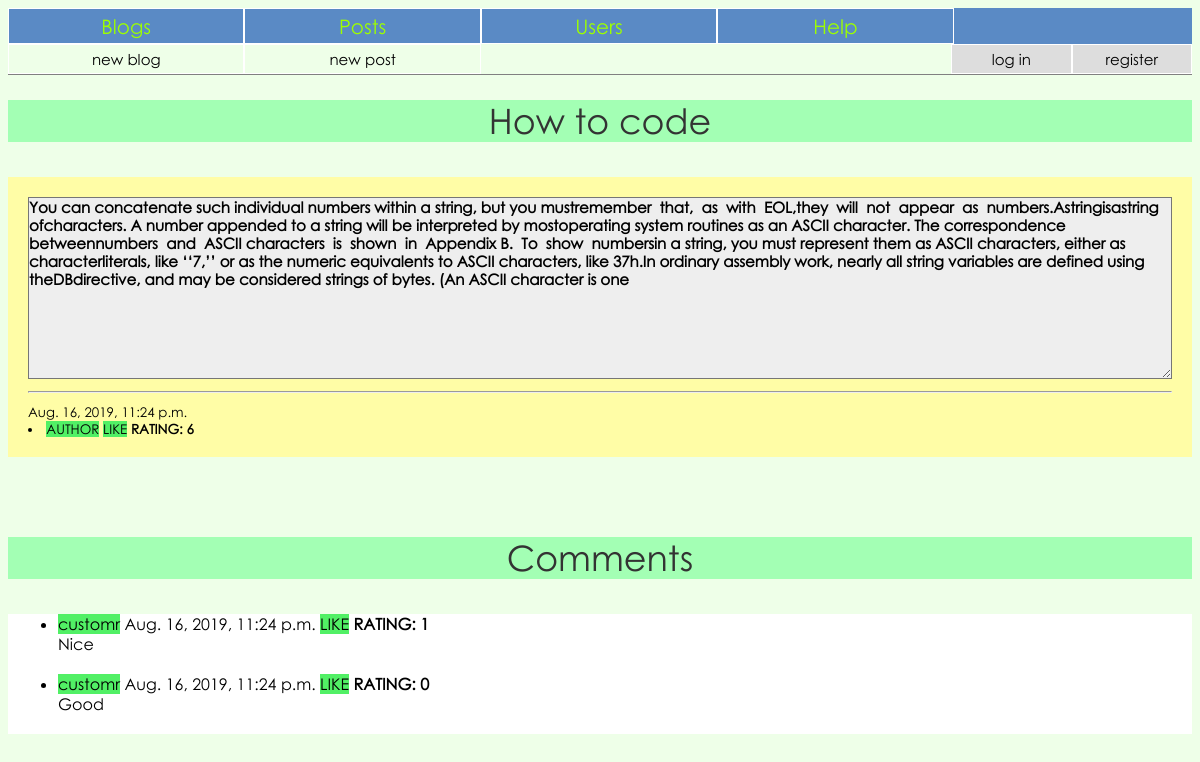
Before: /post/1/ with the older database file.
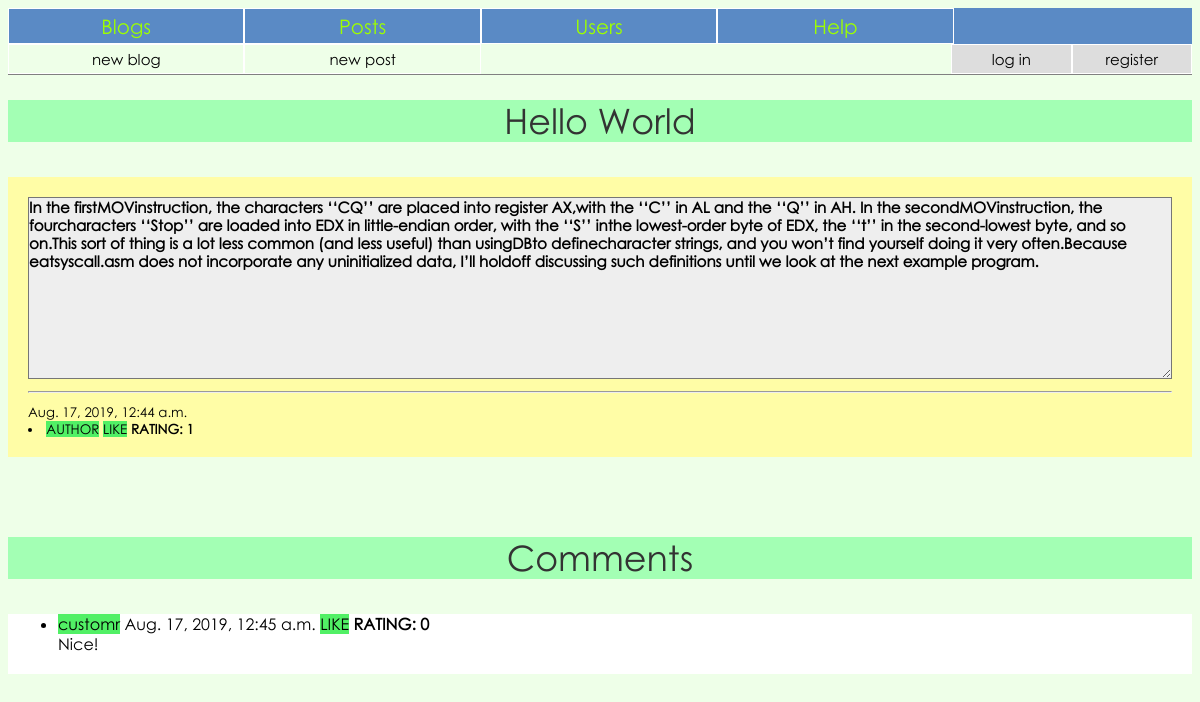
After: the same page with the newer database file.
### blog/models.py (models this page shows, shortened)
class Post(models.Model):
	blog = models.ForeignKey(Blog, on_delete=models.CASCADE, blank=True)
	author = models.ForeignKey(MyUser, on_delete=models.CASCADE, blank=True)
	topic = models.CharField('Topic', max_length=50, blank=True)
	title = models.CharField('Title', max_length=50, blank=True)
	text = models.TextField('Text', max_length=5000, blank=True)
	rating = models.IntegerField('Rating', default=0)
	date_published = models.DateTimeField('Date published', default=timezone.now, blank=True)
	liked_users = models.ManyToManyField(MyUser, default=None, related_name='liked_post')

class Comment(models.Model):
	author = models.ForeignKey(MyUser, on_delete=models.CASCADE, blank=True)
	post = models.ForeignKey(Post, on_delete=models.CASCADE, blank=True)
	text = models.TextField('Text', max_length=1000, blank=True)
	rating = models.IntegerField('Rating', default=0, blank=True)
	date_published = models.DateTimeField('Date published', default=timezone.now, blank=True)
	liked_users = models.ManyToManyField(MyUser, default=None, related_name='liked_comments')

class MyUser(AbstractBaseUser):
	username = models.CharField('username', max_length=50, unique=True)
	first_name = models.CharField('first name', max_length=50)
	last_name = models.CharField('last name', max_length=50)
	email = models.EmailField(
		verbose_name='email address',
		max_length=255,
		unique=True,
	)
	date_of_birth = models.DateField()
	is_active = models.BooleanField(default=True)
	is_admin = models.BooleanField(default=False)
	objects = MyUserManager()
	USERNAME_FIELD = 'username'
	EMAIL_FIELD = 'email'
	REQUIRED_FIELDS = ['first_name', 'last_name', 'email', 'date_of_birth']
	def __str__(self):
		return self.username

### blog/views.py (the view)
# urls.py: path('post/<int:post_id>/', views.post, name='post'),
def post(request, post_id):
	post = get_object_or_404(Post, pk=post_id)
	comments = post.comment_set.all()
	if request.method == 'POST':
		form = CommentForm(request.POST)
		if form.is_valid():
			comment = form.save(commit=False)
			comment.post = post
			comment.author = request.user
			comment.date_published = timezone.now()
			comment.save()
			return HttpResponseRedirect(reverse('blog:post', args=(comment.post.id, )))
	else:
		form = CommentForm()
		context = {
			'post': post,
			'comments': comments,
			'form': form
		}
		return render(request, 'blog/post_detail.html', context)

### blog/forms.py
class CommentForm(forms.ModelForm):
    text = forms.CharField(label='Leave comment:', max_length=1000,
        widget=forms.Textarea(attrs={'rows':'3', 'cols':'180'}))
    class Meta:
        model = Comment
        fields = ('text',)

### blog/templates/blog/post_detail.html (shortened to what this page needs)
{% extends 'blog/base.html' %}
{% block content %}
<p class='title'>{{ post.title }}</p>
<div id='post'>
	<textarea cols='180' rows='10' readonly='true'>{{ post.text }}</textarea>
	<hr>
	<small>
		{{ post.date_published }}
		<li>
			<a href="{% url 'blog:user' post.author.id %}">AUTHOR</a>
			{% if request.user not in post.liked_users.all %}
				<a href="{% url 'blog:like_post' post.id%}" class='like'>LIKE</a>
			{% else %}
				<a href="{% url 'blog:unlike_post' post.id%}" class='unlike'>UNLIKE</a>
			{% endif %}
			<b>RATING: {{ post.rating }}</b>
		</li>
	</small>
</div>
{% if comments %}
<p class='title'>Comments</p>
<div id='comment'>
	<ul>
		{% for comment in comments %}
			<li>
				<a href="{% url 'blog:user' comment.author.id %}">{{ comment.author }}</a>
				{{ comment.date_published }}
				{% if request.user not in comment.liked_users.all %}
					<a href="{% url 'blog:like_comment' comment.id %}" class='like'>LIKE</a>
				{% else %}
					<a href="{% url 'blog:unlike_comment' comment.id %}" class='unlike'>UNLIKE</a>
				{% endif %}
				<b>RATING: {{ comment.rating }}</b>
			</li>
			<div class="post">{{ comment.text }}</div>
			<br>
		{% endfor %}
	</ul>
</div>
{% endif %}
{% endblock content %}

### blog/templates/blog/base.html (shortened to what this page needs)
<!DOCTYPE html>
<html lang="en">
<head>
    {% load staticfiles %}
    <link rel="stylesheet" href="{% static 'blog/content/style.css' %}">
</head>
<header>
	<div class='nav'>
		<ul class='nav'>
		    <li class='nav'><a class='nav' href="{% url 'blog:index-page' %}">Blogs</a></li>
		    <li class='nav'><a class='nav' href="{% url 'blog:posts' %}">Posts</a></li>
		    <li class='nav'><a class='nav' href="{% url 'blog:users' %}">Users</a></li>
		    <li class='nav'><a class='nav' href="{% url 'blog:help' %}">Help</a></li>
		</ul>
	</div>
	<div class='actions'>
		<ul class='actions'>
			{% if not user.is_authenticated %}
				<li id='auth' class='actions'><a class='actions' href="{% url 'blog:register' %}">register</a></li>
				<li id='auth' class='actions'><a class='actions' href="{% url 'login' %}">log in</a></li>
			{% endif %}
			<li class='actions'><a class='actions' href="{% url 'blog:new_blog' %}">new blog</a></li>
			<li class='actions'><a class='actions' href="{% url 'blog:new_post' %}">new post</a></li>
		</ul>
	</div>
</header>
<body>
{% block content %}
{% endblock content %}
</body>
</html>

### blog/static/blog/content/style.css (style rules this page uses)
* { font-family: 'gothic' }
body { background: #eeffe8; }
textarea { font-weight: bold; box-sizing: border-box; font-size: 15px; width: 100%; overflow: hidden; padding: 0; outline: none; background-color: #eeeeee; }
a { outline: none; text-decoration: none; vertical-align: center; }
a:link { color: black; background: #51f065; }
a.nav { font-size: 20px; background: unset; text-decoration: none; list-style-type: none; overflow: hidden; }
ul.nav { top: 0; width: 100%; list-style-type: none; margin: 0; padding: 0; overflow: hidden; background-color: #5a8ac5; }
li.nav { width: 19.8%; float: left; text-align: center; border: solid 1px white; }
li.nav a { display: block; color: #9dff00; text-align: center; padding: 5px 70px; text-decoration: none; }
a.actions { font-size: 15px; background: unset; }
ul.actions { top: 0; width: 100%; list-style-type: none; margin: 0; padding: 0; overflow: hidden; background-color: unset; border-bottom: solid 1px gray; }
li.actions { width: 19.8%; float: left; text-align: center; border: solid 1px white; }
li.actions a { display: block; color: black; text-align: center; padding: 5px 0px; margin: 0px 0px; text-decoration: none; }
#auth { width: 10%; background-color: #ddd; float: right; }
#auth a { padding: 5px 10px; }
.title { margin-top: 25px; width: 100%; font-size: 35px; line-height: 1.2; background: #a3ffb4; color: #333; text-align: center; }
#comment { background: white; margin: 0; padding: 0; padding-left: 10px; padding-right: 20px; }
#post { background: #fffda6; margin-bottom: 80px; padding: 20px; }

Changed rows visible on the page:
no longer on this page (row edited): Comment: author "customr", date_published "Aug. 16, 2019, 11:24 p.m.", shows "LIKE", rating "0", text "Good"
changed Post: title "How to code" → "Hello World"; text "You can concatenate such individual numbers within a string, but you mustremember that, as with EOL,they will not appear as numbers.Astringisastring ofcharacters. A number appended to a string will be interpreted by mostoperating system routines as an ASCII character. The correspondence betweennumbers and ASCII characters is shown in Appendix B. To show numbersin a string, you must represent them as ASCII characters, either as characterliterals, like ‘‘7,’’ or as the numeric equivalents to ASCII characters, like 37h.In ordinary assembly work, nearly all string variables are defined using theDBdirective, and may be considered strings of bytes. (An ASCII character is one" → "In the firstMOVinstruction, the characters ‘‘CQ’’ are placed into register AX,with the ‘‘C’’ in AL and the ‘‘Q’’ in AH. In the secondMOVinstruction, the fourcharacters ‘‘Stop’’ are loaded into EDX in little-endian order, with the ‘‘S’’ inthe lowest-order byte of EDX, the ‘‘t’’ in the second-lowest byte, and so on.This sort of thing is a lot less common (and less useful) than usingDBto definecharacter strings, and you won’t find yourself doing it very often.Because eatsyscall.asm does not incorporate any uninitialized data, I’ll holdoff discussing such definitions until we look at the next example program."; date_published "Aug. 16, 2019, 11:24 p.m." → "Aug. 17, 2019, 12:44 a.m."; rating "6" → "1"
changed Comment "customr": date_published "Aug. 16, 2019, 11:24 p.m." → "Aug. 17, 2019, 12:45 a.m."; rating "1" → "0"; text "Nice" → "Nice!"
